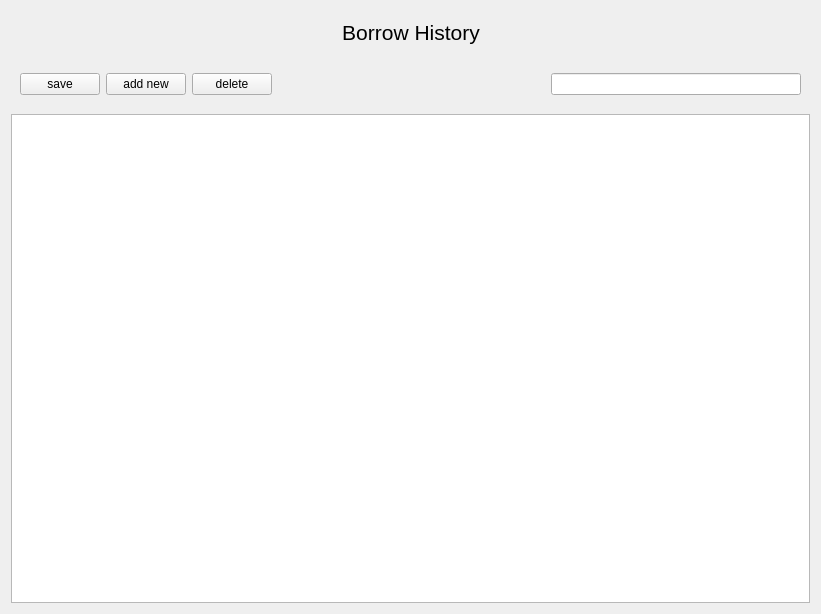
<?xml version="1.0" encoding="UTF-8"?>
<ui version="4.0">
 <class>BorrowHistory</class>
 <widget class="QWidget" name="BorrowHistory">
  <property name="geometry">
   <rect>
    <x>0</x>
    <y>0</y>
    <width>821</width>
    <height>614</height>
   </rect>
  </property>
  <property name="windowTitle">
   <string>BorrowHistory</string>
  </property>
  <layout class="QVBoxLayout" name="verticalLayout">
   <item>
    <widget class="QWidget" name="titalwidget" native="true">
     <property name="styleSheet">
      <string notr="true">color: rgb(255, 255, 255);</string>
     </property>
     <layout class="QGridLayout" name="gridLayout">
      <item row="0" column="0">
       <spacer name="horizontalSpacer">
        <property name="orientation">
         <enum>Qt::Orientation::Horizontal</enum>
        </property>
        <property name="sizeHint" stdset="0">
         <size>
          <width>274</width>
          <height>20</height>
         </size>
        </property>
       </spacer>
      </item>
      <item row="0" column="4">
       <spacer name="horizontalSpacer_2">
        <property name="orientation">
         <enum>Qt::Orientation::Horizontal</enum>
        </property>
        <property name="sizeHint" stdset="0">
         <size>
          <width>273</width>
          <height>20</height>
         </size>
        </property>
       </spacer>
      </item>
      <item row="0" column="2">
       <widget class="QLabel" name="tital">
        <property name="font">
         <font>
          <family>Microsoft YaHei UI</family>
          <pointsize>16</pointsize>
         </font>
        </property>
        <property name="styleSheet">
         <string notr="true">QLabel#tital{
                                        color:black;
                                        }</string>
        </property>
        <property name="text">
         <string>Borrow History</string>
        </property>
        <property name="alignment">
         <set>Qt::AlignmentFlag::AlignCenter</set>
        </property>
       </widget>
      </item>
     </layout>
    </widget>
   </item>
   <item>
    <widget class="QWidget" name="functionWidget" native="true">
     <layout class="QHBoxLayout" name="horizontalLayout">
      <item>
       <widget class="QPushButton" name="saveButton">
        <property name="text">
         <string>save</string>
        </property>
       </widget>
      </item>
      <item>
       <widget class="QPushButton" name="addButton">
        <property name="text">
         <string>add new</string>
        </property>
       </widget>
      </item>
      <item>
       <widget class="QPushButton" name="deleteButton">
        <property name="text">
         <string>delete</string>
        </property>
       </widget>
      </item>
      <item>
       <spacer name="horizontalSpacer_3">
        <property name="orientation">
         <enum>Qt::Orientation::Horizontal</enum>
        </property>
        <property name="sizeHint" stdset="0">
         <size>
          <width>240</width>
          <height>20</height>
         </size>
        </property>
       </spacer>
      </item>
      <item>
       <widget class="QLabel" name="iconSearch">
        <property name="minimumSize">
         <size>
          <width>30</width>
          <height>30</height>
         </size>
        </property>
        <property name="maximumSize">
         <size>
          <width>30</width>
          <height>30</height>
         </size>
        </property>
        <property name="styleSheet">
         <string notr="true">QLabel#iconSearch{
                                        border-image:url(:/image/image/search.svg);

                                        }
                                    </string>
        </property>
        <property name="text">
         <string/>
        </property>
       </widget>
      </item>
      <item>
       <widget class="QLineEdit" name="searchLine">
        <property name="minimumSize">
         <size>
          <width>250</width>
          <height>0</height>
         </size>
        </property>
        <property name="maximumSize">
         <size>
          <width>250</width>
          <height>16777215</height>
         </size>
        </property>
       </widget>
      </item>
     </layout>
    </widget>
   </item>
   <item>
    <widget class="QTableView" name="borrowTable"/>
   </item>
  </layout>
 </widget>
 <resources>
  <include location="../../../resource/res.qrc"/>
 </resources>
 <connections/>
</ui>
